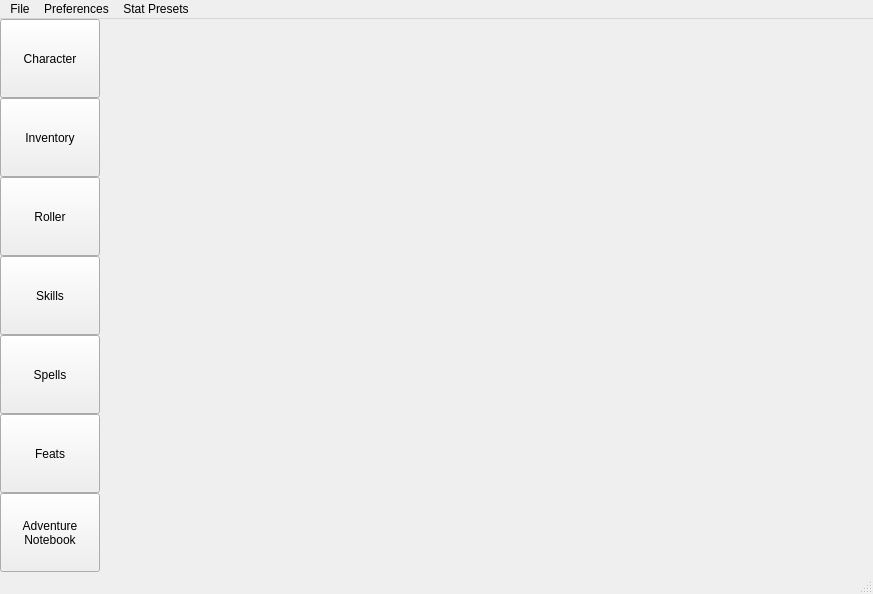
<?xml version="1.0" encoding="UTF-8"?>
<ui version="4.0">
 <class>mainWindow</class>
 <widget class="QMainWindow" name="mainWindow">
  <property name="geometry">
   <rect>
    <x>0</x>
    <y>0</y>
    <width>873</width>
    <height>594</height>
   </rect>
  </property>
  <property name="windowTitle">
   <string>TCMT</string>
  </property>
  <widget class="QWidget" name="centralwidget">
   <layout class="QGridLayout" name="gridLayout">
    <property name="margin">
     <number>0</number>
    </property>
    <property name="spacing">
     <number>0</number>
    </property>
    <item row="0" column="2">
     <layout class="QGridLayout" name="pagesGrid"/>
    </item>
    <item row="0" column="1">
     <layout class="QVBoxLayout" name="verticalLayout">
      <item alignment="Qt::AlignLeft">
       <widget class="QPushButton" name="charButton">
        <property name="sizePolicy">
         <sizepolicy hsizetype="Minimum" vsizetype="Expanding">
          <horstretch>0</horstretch>
          <verstretch>0</verstretch>
         </sizepolicy>
        </property>
        <property name="minimumSize">
         <size>
          <width>100</width>
          <height>0</height>
         </size>
        </property>
        <property name="maximumSize">
         <size>
          <width>100</width>
          <height>16777215</height>
         </size>
        </property>
        <property name="text">
         <string>Character</string>
        </property>
       </widget>
      </item>
      <item alignment="Qt::AlignLeft">
       <widget class="QPushButton" name="invButton">
        <property name="sizePolicy">
         <sizepolicy hsizetype="Minimum" vsizetype="Expanding">
          <horstretch>0</horstretch>
          <verstretch>0</verstretch>
         </sizepolicy>
        </property>
        <property name="minimumSize">
         <size>
          <width>100</width>
          <height>0</height>
         </size>
        </property>
        <property name="maximumSize">
         <size>
          <width>100</width>
          <height>16777215</height>
         </size>
        </property>
        <property name="text">
         <string>Inventory</string>
        </property>
       </widget>
      </item>
      <item alignment="Qt::AlignLeft">
       <widget class="QPushButton" name="rollButton">
        <property name="sizePolicy">
         <sizepolicy hsizetype="Minimum" vsizetype="Expanding">
          <horstretch>0</horstretch>
          <verstretch>0</verstretch>
         </sizepolicy>
        </property>
        <property name="minimumSize">
         <size>
          <width>100</width>
          <height>0</height>
         </size>
        </property>
        <property name="maximumSize">
         <size>
          <width>100</width>
          <height>16777215</height>
         </size>
        </property>
        <property name="text">
         <string>Roller</string>
        </property>
       </widget>
      </item>
      <item alignment="Qt::AlignLeft">
       <widget class="QPushButton" name="skillButton">
        <property name="sizePolicy">
         <sizepolicy hsizetype="Minimum" vsizetype="Expanding">
          <horstretch>0</horstretch>
          <verstretch>0</verstretch>
         </sizepolicy>
        </property>
        <property name="minimumSize">
         <size>
          <width>100</width>
          <height>0</height>
         </size>
        </property>
        <property name="maximumSize">
         <size>
          <width>100</width>
          <height>16777215</height>
         </size>
        </property>
        <property name="text">
         <string>Skills</string>
        </property>
       </widget>
      </item>
      <item alignment="Qt::AlignLeft">
       <widget class="QPushButton" name="spellButton">
        <property name="sizePolicy">
         <sizepolicy hsizetype="Minimum" vsizetype="Expanding">
          <horstretch>0</horstretch>
          <verstretch>0</verstretch>
         </sizepolicy>
        </property>
        <property name="minimumSize">
         <size>
          <width>100</width>
          <height>0</height>
         </size>
        </property>
        <property name="maximumSize">
         <size>
          <width>100</width>
          <height>16777215</height>
         </size>
        </property>
        <property name="text">
         <string>Spells</string>
        </property>
       </widget>
      </item>
      <item alignment="Qt::AlignLeft">
       <widget class="QPushButton" name="FButton">
        <property name="sizePolicy">
         <sizepolicy hsizetype="Minimum" vsizetype="Expanding">
          <horstretch>0</horstretch>
          <verstretch>0</verstretch>
         </sizepolicy>
        </property>
        <property name="minimumSize">
         <size>
          <width>100</width>
          <height>0</height>
         </size>
        </property>
        <property name="maximumSize">
         <size>
          <width>100</width>
          <height>16777215</height>
         </size>
        </property>
        <property name="text">
         <string>Feats</string>
        </property>
       </widget>
      </item>
      <item alignment="Qt::AlignLeft">
       <widget class="QPushButton" name="ANButton">
        <property name="sizePolicy">
         <sizepolicy hsizetype="Minimum" vsizetype="Expanding">
          <horstretch>0</horstretch>
          <verstretch>0</verstretch>
         </sizepolicy>
        </property>
        <property name="minimumSize">
         <size>
          <width>100</width>
          <height>0</height>
         </size>
        </property>
        <property name="maximumSize">
         <size>
          <width>100</width>
          <height>16777215</height>
         </size>
        </property>
        <property name="text">
         <string>Adventure 
Notebook</string>
        </property>
       </widget>
      </item>
     </layout>
    </item>
   </layout>
  </widget>
  <widget class="QMenuBar" name="menubar">
   <property name="geometry">
    <rect>
     <x>0</x>
     <y>0</y>
     <width>873</width>
     <height>21</height>
    </rect>
   </property>
   <widget class="QMenu" name="menuFile">
    <property name="title">
     <string>File</string>
    </property>
    <addaction name="actionSave"/>
    <addaction name="actionSave_As"/>
    <addaction name="actionLoad"/>
    <addaction name="separator"/>
    <addaction name="actionQuit"/>
   </widget>
   <widget class="QMenu" name="menuPreferences">
    <property name="title">
     <string>Preferences</string>
    </property>
    <widget class="QMenu" name="menuStyle">
     <property name="title">
      <string>Style</string>
     </property>
     <addaction name="actionClean_Looks"/>
     <addaction name="actionPlastique"/>
     <addaction name="actionDefault"/>
    </widget>
    <addaction name="actionFont"/>
    <addaction name="menuStyle"/>
   </widget>
   <widget class="QMenu" name="menuStat_Presets">
    <property name="title">
     <string>Stat Presets</string>
    </property>
    <addaction name="separator"/>
    <addaction name="actionNew_Stat_Preset"/>
    <addaction name="actionRemove_Stat_Preset"/>
   </widget>
   <addaction name="menuFile"/>
   <addaction name="menuPreferences"/>
   <addaction name="menuStat_Presets"/>
  </widget>
  <widget class="QStatusBar" name="statusbar"/>
  <action name="actionSave">
   <property name="text">
    <string>Save</string>
   </property>
   <property name="shortcut">
    <string>Ctrl+S</string>
   </property>
  </action>
  <action name="actionLoad">
   <property name="text">
    <string>Load</string>
   </property>
   <property name="shortcut">
    <string>Ctrl+L</string>
   </property>
  </action>
  <action name="actionSave_As">
   <property name="text">
    <string>Save As</string>
   </property>
   <property name="shortcut">
    <string>Ctrl+Shift+S</string>
   </property>
  </action>
  <action name="actionQuit">
   <property name="text">
    <string>Quit</string>
   </property>
   <property name="shortcut">
    <string>Ctrl+Q</string>
   </property>
  </action>
  <action name="actionFont">
   <property name="text">
    <string>Font</string>
   </property>
   <property name="shortcut">
    <string>Ctrl+F</string>
   </property>
  </action>
  <action name="actionClean_Looks">
   <property name="text">
    <string>Clean Looks</string>
   </property>
  </action>
  <action name="actionPlastique">
   <property name="text">
    <string>Plastique</string>
   </property>
  </action>
  <action name="actionDefault">
   <property name="text">
    <string>Default</string>
   </property>
  </action>
  <action name="actionMain_Stat_Preset">
   <property name="checkable">
    <bool>true</bool>
   </property>
   <property name="checked">
    <bool>true</bool>
   </property>
   <property name="text">
    <string>Main Stat Preset</string>
   </property>
  </action>
  <action name="actionNew_Stat_Preset">
   <property name="text">
    <string>New Stat Preset</string>
   </property>
   <property name="shortcut">
    <string>Ctrl+Alt+N</string>
   </property>
  </action>
  <action name="actionRemove_Stat_Preset">
   <property name="text">
    <string>Remove Stat Preset</string>
   </property>
   <property name="shortcut">
    <string>Ctrl+Alt+D</string>
   </property>
  </action>
 </widget>
 <resources/>
 <connections/>
</ui>
